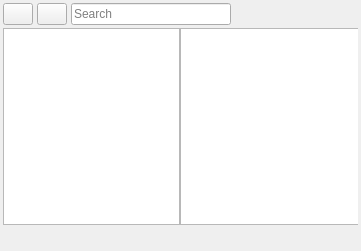
           <widget class="QFrame" name="frameBrowser">
            <property name="geometry">
             <rect>
              <x>10</x>
              <y>440</y>
              <width>361</width>
              <height>251</height>
             </rect>
            </property>
            <property name="sizePolicy">
             <sizepolicy hsizetype="Preferred" vsizetype="Expanding">
              <horstretch>0</horstretch>
              <verstretch>0</verstretch>
             </sizepolicy>
            </property>
            <property name="minimumSize">
             <size>
              <width>150</width>
              <height>150</height>
             </size>
            </property>
            <property name="maximumSize">
             <size>
              <width>3840</width>
              <height>2160</height>
             </size>
            </property>
            <property name="frameShape">
             <enum>QFrame::Shape::NoFrame</enum>
            </property>
            <property name="frameShadow">
             <enum>QFrame::Shadow::Raised</enum>
            </property>
            <property name="lineWidth">
             <number>0</number>
            </property>
            <layout class="QVBoxLayout" name="verticalLayout_9">
             <property name="spacing">
              <number>0</number>
             </property>
             <property name="leftMargin">
              <number>0</number>
             </property>
             <property name="topMargin">
              <number>0</number>
             </property>
             <property name="rightMargin">
              <number>0</number>
             </property>
             <property name="bottomMargin">
              <number>0</number>
             </property>
             <item>
              <layout class="QGridLayout" name="gridLayout_36">
               <property name="topMargin">
                <number>3</number>
               </property>
               <property name="bottomMargin">
                <number>3</number>
               </property>
               <property name="horizontalSpacing">
                <number>0</number>
               </property>
               <property name="verticalSpacing">
                <number>3</number>
               </property>
               <item row="1" column="0">
                <spacer name="horizontalSpacer_59">
                 <property name="orientation">
                  <enum>Qt::Orientation::Horizontal</enum>
                 </property>
                 <property name="sizeType">
                  <enum>QSizePolicy::Policy::Fixed</enum>
                 </property>
                 <property name="sizeHint" stdset="0">
                  <size>
                   <width>3</width>
                   <height>6</height>
                  </size>
                 </property>
                </spacer>
               </item>
               <item row="0" column="2">
                <spacer name="horizontalSpacer_63">
                 <property name="orientation">
                  <enum>Qt::Orientation::Horizontal</enum>
                 </property>
                 <property name="sizeType">
                  <enum>QSizePolicy::Policy::Fixed</enum>
                 </property>
                 <property name="sizeHint" stdset="0">
                  <size>
                   <width>4</width>
                   <height>9</height>
                  </size>
                 </property>
                </spacer>
               </item>
               <item row="0" column="4">
                <spacer name="horizontalSpacer_54">
                 <property name="orientation">
                  <enum>Qt::Orientation::Horizontal</enum>
                 </property>
                 <property name="sizeType">
                  <enum>QSizePolicy::Policy::Fixed</enum>
                 </property>
                 <property name="sizeHint" stdset="0">
                  <size>
                   <width>4</width>
                   <height>9</height>
                  </size>
                 </property>
                </spacer>
               </item>
               <item row="2" column="7" colspan="2">
                <widget class="QDoubleButton" name="switchViewMode" native="true">
                 <property name="minimumSize">
                  <size>
                   <width>50</width>
                   <height>20</height>
                  </size>
                 </property>
                 <property name="maximumSize">
                  <size>
                   <width>50</width>
                   <height>20</height>
                  </size>
                 </property>
                </widget>
               </item>
               <item row="0" column="5">
                <widget class="QLineEdit" name="lineEditFileFilter">
                 <property name="minimumSize">
                  <size>
                   <width>160</width>
                   <height>22</height>
                  </size>
                 </property>
                 <property name="maximumSize">
                  <size>
                   <width>160</width>
                   <height>22</height>
                  </size>
                 </property>
                 <property name="placeholderText">
                  <string>Search</string>
                 </property>
                </widget>
               </item>
               <item row="0" column="6">
                <spacer name="horizontalSpacer_65">
                 <property name="orientation">
                  <enum>Qt::Orientation::Horizontal</enum>
                 </property>
                 <property name="sizeHint" stdset="0">
                  <size>
                   <width>40</width>
                   <height>20</height>
                  </size>
                 </property>
                </spacer>
               </item>
               <item row="1" column="1" colspan="8">
                <widget class="QWidget" name="browserWidget" native="true">
                 <property name="minimumSize">
                  <size>
                   <width>0</width>
                   <height>20</height>
                  </size>
                 </property>
                 <layout class="QGridLayout" name="gridLayout_16">
                  <property name="leftMargin">
                   <number>0</number>
                  </property>
                  <property name="topMargin">
                   <number>0</number>
                  </property>
                  <property name="rightMargin">
                   <number>0</number>
                  </property>
                  <property name="bottomMargin">
                   <number>0</number>
                  </property>
                  <property name="spacing">
                   <number>0</number>
                  </property>
                  <item row="0" column="0">
                   <widget class="QWidget" name="dirsWidget" native="true">
                    <property name="minimumSize">
                     <size>
                      <width>50</width>
                      <height>50</height>
                     </size>
                    </property>
                    <layout class="QGridLayout" name="gridLayout_10">
                     <property name="leftMargin">
                      <number>0</number>
                     </property>
                     <property name="topMargin">
                      <number>0</number>
                     </property>
                     <property name="rightMargin">
                      <number>0</number>
                     </property>
                     <property name="bottomMargin">
                      <number>0</number>
                     </property>
                     <property name="spacing">
                      <number>0</number>
                     </property>
                     <item row="0" column="0">
                      <layout class="QVBoxLayout" name="dirsLayout">
                       <property name="spacing">
                        <number>0</number>
                       </property>
                       <property name="topMargin">
                        <number>0</number>
                       </property>
                       <property name="rightMargin">
                        <number>0</number>
                       </property>
                      </layout>
                     </item>
                     <item row="1" column="0">
                      <widget class="QTreeView" name="treeDirs"/>
                     </item>
                    </layout>
                   </widget>
                  </item>
                  <item row="0" column="1">
                   <widget class="QWidget" name="filesWidget" native="true">
                    <property name="minimumSize">
                     <size>
                      <width>30</width>
                      <height>30</height>
                     </size>
                    </property>
                    <layout class="QGridLayout" name="gridLayout_9">
                     <property name="leftMargin">
                      <number>0</number>
                     </property>
                     <property name="topMargin">
                      <number>0</number>
                     </property>
                     <property name="rightMargin">
                      <number>0</number>
                     </property>
                     <property name="bottomMargin">
                      <number>0</number>
                     </property>
                     <property name="spacing">
                      <number>0</number>
                     </property>
                     <item row="1" column="0">
                      <widget class="QListView" name="listFiles">
                       <property name="sizePolicy">
                        <sizepolicy hsizetype="Expanding" vsizetype="Expanding">
                         <horstretch>0</horstretch>
                         <verstretch>0</verstretch>
                        </sizepolicy>
                       </property>
                       <property name="minimumSize">
                        <size>
                         <width>200</width>
                         <height>0</height>
                        </size>
                       </property>
                       <property name="dragEnabled">
                        <bool>true</bool>
                       </property>
                       <property name="dragDropMode">
                        <enum>QAbstractItemView::DragDropMode::DragDrop</enum>
                       </property>
                       <property name="defaultDropAction">
                        <enum>Qt::DropAction::CopyAction</enum>
                       </property>
                       <property name="selectionMode">
                        <enum>QAbstractItemView::SelectionMode::ContiguousSelection</enum>
                       </property>
                       <property name="movement">
                        <enum>QListView::Movement::Snap</enum>
                       </property>
                       <property name="flow">
                        <enum>QListView::Flow::LeftToRight</enum>
                       </property>
                       <property name="resizeMode">
                        <enum>QListView::ResizeMode::Adjust</enum>
                       </property>
                       <property name="spacing">
                        <number>0</number>
                       </property>
                       <property name="viewMode">
                        <enum>QListView::ViewMode::ListMode</enum>
                       </property>
                       <property name="modelColumn">
                        <number>0</number>
                       </property>
                       <property name="uniformItemSizes">
                        <bool>true</bool>
                       </property>
                       <property name="wordWrap">
                        <bool>true</bool>
                       </property>
                      </widget>
                     </item>
                     <item row="0" column="0">
                      <layout class="QVBoxLayout" name="filesLayout">
                       <property name="spacing">
                        <number>0</number>
                       </property>
                       <property name="topMargin">
                        <number>0</number>
                       </property>
                       <property name="rightMargin">
                        <number>0</number>
                       </property>
                      </layout>
                     </item>
                    </layout>
                   </widget>
                  </item>
                 </layout>
                </widget>
               </item>
               <item row="0" column="3">
                <widget class="QPushButton" name="forward">
                 <property name="minimumSize">
                  <size>
                   <width>30</width>
                   <height>22</height>
                  </size>
                 </property>
                 <property name="maximumSize">
                  <size>
                   <width>30</width>
                   <height>22</height>
                  </size>
                 </property>
                 <property name="toolTip">
                  <string>Forward</string>
                 </property>
                 <property name="text">
                  <string/>
                 </property>
                </widget>
               </item>
               <item row="1" column="9">
                <spacer name="horizontalSpacer_58">
                 <property name="orientation">
                  <enum>Qt::Orientation::Horizontal</enum>
                 </property>
                 <property name="sizeType">
                  <enum>QSizePolicy::Policy::Fixed</enum>
                 </property>
                 <property name="sizeHint" stdset="0">
                  <size>
                   <width>3</width>
                   <height>6</height>
                  </size>
                 </property>
                </spacer>
               </item>
               <item row="0" column="1">
                <widget class="QPushButton" name="back">
                 <property name="enabled">
                  <bool>true</bool>
                 </property>
                 <property name="sizePolicy">
                  <sizepolicy hsizetype="Fixed" vsizetype="Fixed">
                   <horstretch>0</horstretch>
                   <verstretch>0</verstretch>
                  </sizepolicy>
                 </property>
                 <property name="minimumSize">
                  <size>
                   <width>30</width>
                   <height>22</height>
                  </size>
                 </property>
                 <property name="maximumSize">
                  <size>
                   <width>30</width>
                   <height>22</height>
                  </size>
                 </property>
                 <property name="toolTip">
                  <string>Back</string>
                 </property>
                 <property name="text">
                  <string/>
                 </property>
                </widget>
               </item>
              </layout>
             </item>
            </layout>
           </widget>
